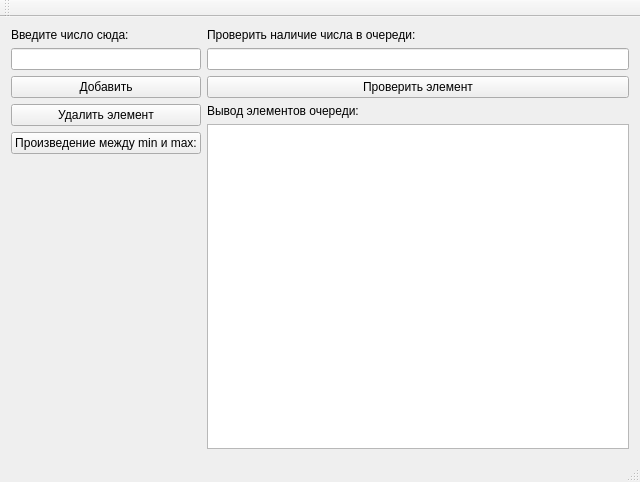
<?xml version="1.0" encoding="UTF-8"?>
<ui version="4.0">
 <class>MainWindow</class>
 <widget class="QMainWindow" name="MainWindow">
  <property name="geometry">
   <rect>
    <x>0</x>
    <y>0</y>
    <width>640</width>
    <height>482</height>
   </rect>
  </property>
  <property name="windowTitle">
   <string>MainWindow</string>
  </property>
  <widget class="QWidget" name="centralWidget">
   <layout class="QHBoxLayout" name="horizontalLayout" stretch="0,1">
    <item>
     <layout class="QVBoxLayout" name="verticalLayout">
      <item>
       <widget class="QLabel" name="label">
        <property name="text">
         <string>Введите число сюда:</string>
        </property>
       </widget>
      </item>
      <item>
       <widget class="QLineEdit" name="lineEdit"/>
      </item>
      <item>
       <widget class="QPushButton" name="add_button">
        <property name="text">
         <string>Добавить</string>
        </property>
       </widget>
      </item>
      <item>
       <widget class="QPushButton" name="delete_button">
        <property name="text">
         <string>Удалить элемент</string>
        </property>
       </widget>
      </item>
      <item>
       <widget class="QPushButton" name="multi_button">
        <property name="text">
         <string>Произведение между min и max:</string>
        </property>
       </widget>
      </item>
      <item>
       <spacer name="verticalSpacer">
        <property name="orientation">
         <enum>Qt::Vertical</enum>
        </property>
        <property name="sizeHint" stdset="0">
         <size>
          <width>20</width>
          <height>40</height>
         </size>
        </property>
       </spacer>
      </item>
     </layout>
    </item>
    <item>
     <layout class="QVBoxLayout" name="verticalLayout_2">
      <item>
       <widget class="QLabel" name="label_2">
        <property name="text">
         <string>Проверить наличие числа в очереди:</string>
        </property>
       </widget>
      </item>
      <item>
       <widget class="QLineEdit" name="chek_edit"/>
      </item>
      <item>
       <widget class="QPushButton" name="check_button">
        <property name="text">
         <string>Проверить элемент</string>
        </property>
       </widget>
      </item>
      <item>
       <widget class="QLabel" name="show_label">
        <property name="text">
         <string>Вывод элементов очереди:</string>
        </property>
       </widget>
      </item>
      <item>
       <widget class="QPlainTextEdit" name="view_all_elements">
        <property name="readOnly">
         <bool>true</bool>
        </property>
       </widget>
      </item>
     </layout>
    </item>
   </layout>
  </widget>
  <widget class="QMenuBar" name="menuBar">
   <property name="geometry">
    <rect>
     <x>0</x>
     <y>0</y>
     <width>640</width>
     <height>21</height>
    </rect>
   </property>
  </widget>
  <widget class="QToolBar" name="mainToolBar">
   <attribute name="toolBarArea">
    <enum>TopToolBarArea</enum>
   </attribute>
   <attribute name="toolBarBreak">
    <bool>false</bool>
   </attribute>
  </widget>
  <widget class="QStatusBar" name="statusBar"/>
 </widget>
 <layoutdefault spacing="6" margin="11"/>
 <resources/>
 <connections/>
</ui>
